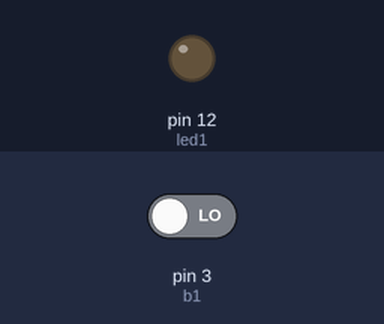
Bench run of a sketch on a simulated Arduino Uno, built with avr-gcc and run on an emulated ATmega328P. On the bench: output pins drawn as LEDs (lit = HIGH). The inputs (shaded band) are chosen by the test bench; at power-on: pin 3 (b1) LOW.

Above: at 1.2 s.
1.3 s: pin 3 (b1) driven HIGH
At 2.5 s:
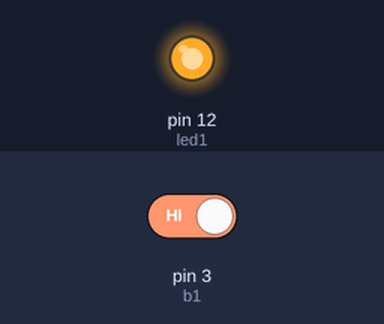
2.8 s: pin 3 (b1) driven LOW
At 3.9 s:
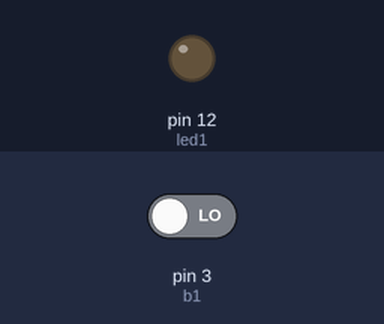
Timing chart, 0 to 5.8 s (numbered marks = the images above; inputs shaded):
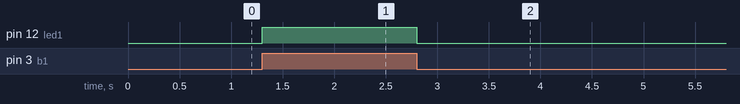

Measured:
- after the input at 1.3 s, pin 12 (led1): LOW → HIGH at once
- after the input at 2.8 s, pin 12 (led1): HIGH → LOW at once

The sketch:

one_pushbutton.ino
```cpp
const int led1 = 12;
const int b1 = 3;
int val1 = 0;
void setup() {
  // put your setup code here, to run once:
  pinMode(led1, OUTPUT);
  pinMode(b1 , INPUT);
}

void loop() {
  // put your main code here, to run repeatedly:
  val1 = digitalRead(b1);
  if (val1 == HIGH) {
    digitalWrite(led1, HIGH);


  }
  else{
    digitalWrite(led1 , LOW);
  }
 delay(20);
}
```
